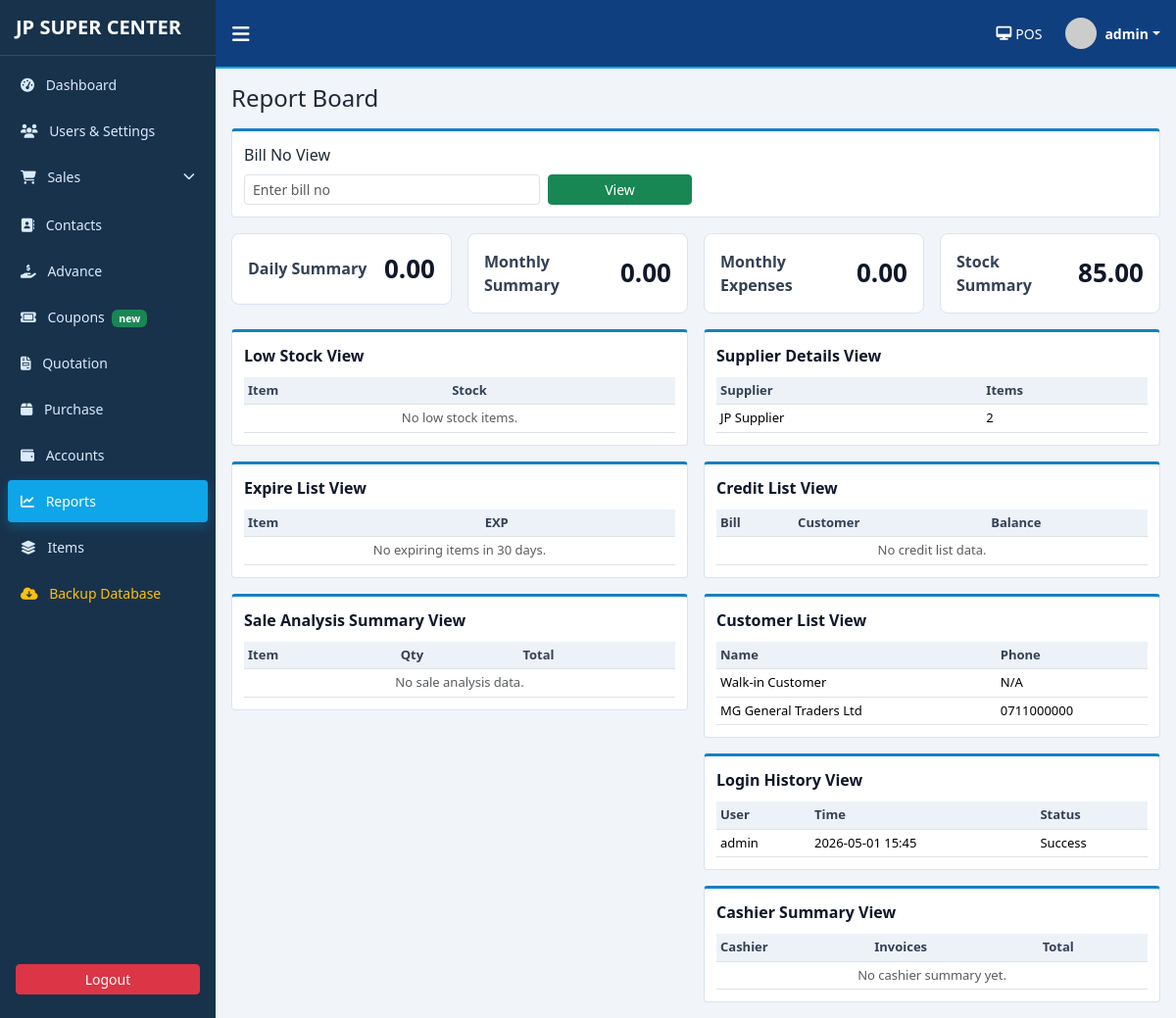
The app's page /reports (signed in), older data.
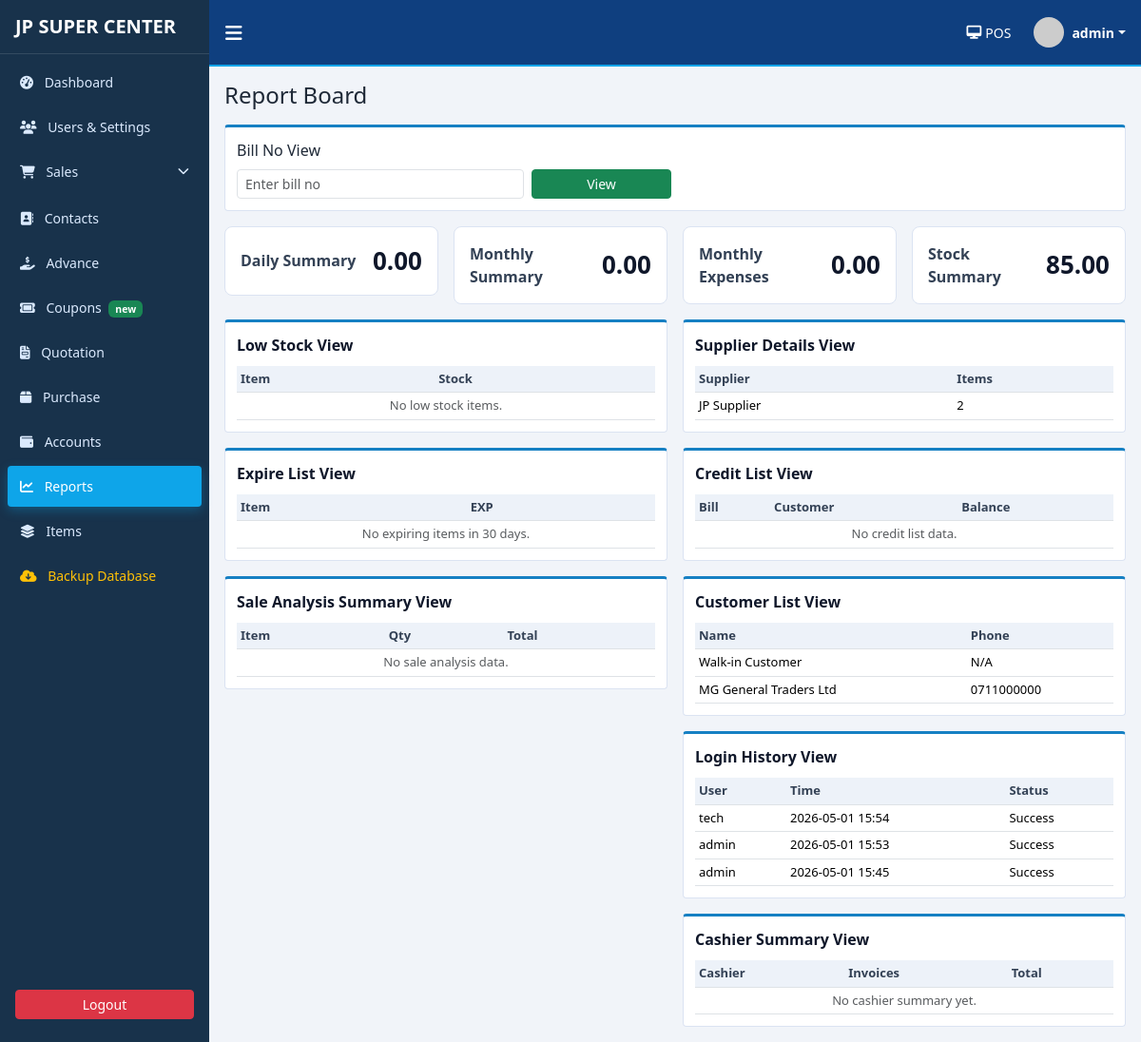
The same page, newer data.
### pos_app/models.py (models this page shows, shortened)
class Item(db.Model):
    __tablename__ = "items"
    id = db.Column(db.Integer, primary_key=True)
    barcode = db.Column(db.String(50), unique=True, nullable=False)
    name = db.Column(db.String(120), nullable=False)
    description = db.Column(db.String(255), nullable=True)
    selling_price = db.Column(db.Numeric(12, 2), default=0, nullable=False)
    current_stock = db.Column(db.Numeric(12, 2), default=0, nullable=False)
    buying_price = db.Column(db.Numeric(12, 2), default=0, nullable=False)
    mfd = db.Column(db.Date, nullable=True)
    exp = db.Column(db.Date, nullable=True)
    date_added = db.Column(db.Date, default=date.today, nullable=False)
    uom = db.Column(db.String(30), default="Unit", nullable=False)
    supplier_name = db.Column(db.String(120), nullable=True)
    supplier_contact = db.Column(db.String(60), nullable=True)
    other_suppliers = db.Column(db.String(255), nullable=True)
    is_active = db.Column(db.Boolean, default=True, nullable=False)
    sale_items = db.relationship("SaleItem", backref="item", lazy=True)

class Customer(db.Model):
    __tablename__ = "customers"
    id = db.Column(db.Integer, primary_key=True)
    barcode = db.Column(db.String(50), unique=True, nullable=False)
    name = db.Column(db.String(120), nullable=False)
    address = db.Column(db.String(255), nullable=True)
    phone = db.Column(db.String(30), nullable=True)
    nic = db.Column(db.String(30), nullable=True)
    friend_name = db.Column(db.String(120), nullable=True)
    friend_phone = db.Column(db.String(30), nullable=True)
    friend_address = db.Column(db.String(255), nullable=True)
    other_details = db.Column(db.Text, nullable=True)
    created_at = db.Column(db.DateTime, default=datetime.utcnow, nullable=False)
    sales = db.relationship("Sale", backref="customer", lazy=True)
    credits = db.relationship("CreditEntry", backref="customer", lazy=True)

class LoginHistory(db.Model):
    __tablename__ = "login_history"
    id = db.Column(db.Integer, primary_key=True)
    user_id = db.Column(db.Integer, db.ForeignKey("users.id"), nullable=False)
    login_time = db.Column(db.DateTime, default=datetime.utcnow, nullable=False)
    success = db.Column(db.Boolean, nullable=False, default=True)

class User(UserMixin, db.Model):
    __tablename__ = "users"
    id = db.Column(db.Integer, primary_key=True)
    username = db.Column(db.String(80), unique=True, nullable=False, index=True)
    password_hash = db.Column(db.String(255), nullable=False)
    role = db.Column(db.String(30), nullable=False, default="Cashier")
    full_name = db.Column(db.String(120), nullable=True)
    is_active_user = db.Column(db.Boolean, default=True, nullable=False)
    created_at = db.Column(db.DateTime, default=datetime.utcnow, nullable=False)
    sales = db.relationship("Sale", backref="cashier", lazy=True)
    login_history = db.relationship("LoginHistory", backref="user", lazy=True)

### pos_app/routes.py (the view)
@main_bp.route("/reports")
@login_required
@role_required("Owner", "Technician")
def reports():
    bill_no = request.args.get("bill_no", "").strip()
    today = date.today()
    month_start = date(today.year, today.month, 1)
    bill_sale = Sale.query.filter_by(bill_no=bill_no).first() if bill_no else None
    daily_sales = (
        db.session.query(func.coalesce(func.sum(Sale.total_amount), 0))
        .filter(func.date(Sale.sale_datetime) == today)
        .scalar()
    )
    monthly_sales = (
        db.session.query(func.coalesce(func.sum(Sale.total_amount), 0))
        .filter(Sale.sale_datetime >= month_start)
        .scalar()
    )
    low_stock_items = Item.query.filter(Item.current_stock <= 5).order_by(Item.current_stock.asc()).all()
    expiring_items = Item.query.filter(
        Item.exp.isnot(None), Item.exp <= (today + timedelta(days=30))
    ).order_by(Item.exp.asc()).all()
    monthly_expenses = (
        db.session.query(func.coalesce(func.sum(Expense.amount), 0))
        .filter(Expense.expense_date >= month_start)
        .scalar()
    )
    stock_summary = db.session.query(func.coalesce(func.sum(Item.current_stock), 0)).scalar() or 0
    sale_analysis = (
        db.session.query(
            SaleItem.description,
            func.coalesce(func.sum(SaleItem.qty - SaleItem.return_qty), 0).label("qty"),
            func.coalesce(func.sum(SaleItem.line_total), 0).label("total"),
        )
        .group_by(SaleItem.description)
        .order_by(func.sum(SaleItem.line_total).desc())
        .limit(10)
        .all()
    )
    supplier_details = (
        db.session.query(Item.supplier_name, func.count(Item.id).label("item_count"))
        .filter(Item.supplier_name.isnot(None), Item.supplier_name != "")
        .group_by(Item.supplier_name)
        .all()
    )
    credit_list = (
        CreditEntry.query.filter(CreditEntry.status != "Paid")
        .order_by(CreditEntry.created_at.desc())
        .all()
    )
    customer_list = Customer.query.order_by(Customer.created_at.desc()).all()
    login_history = LoginHistory.query.order_by(LoginHistory.login_time.desc()).limit(30).all()
    cashier_summary = (
        db.session.query(
            User.username,
            func.coalesce(func.sum(Sale.total_amount), 0).label("total"),
            func.count(Sale.id).label("invoice_count"),
        )
        .join(Sale, Sale.created_by_id == User.id)
        .filter(User.role == "Cashier")
        .group_by(User.username)
        .all()
    )
    return render_template(
        "reports.html",
        bill_sale=bill_sale,
        bill_no=bill_no,
        daily_sales=Decimal(daily_sales or 0),
        monthly_sales=Decimal(monthly_sales or 0),
        low_stock_items=low_stock_items,
        expiring_items=expiring_items,
        monthly_expenses=Decimal(monthly_expenses or 0),
        stock_summary=Decimal(stock_summary or 0),
        sale_analysis=sale_analysis,
        supplier_details=supplier_details,
        credit_list=credit_list,
        customer_list=customer_list,
        login_history=login_history,
        cashier_summary=cashier_summary,
    )

### pos_app/utils.py (called while the page is built)
def to_decimal(value, default="0"):
    try:
        if value is None or value == "":
            return Decimal(default)
        return Decimal(str(value))
    except (InvalidOperation, ValueError):
        return Decimal(default)

def format_money(value):
    amount = to_decimal(value)
    return f"{amount:,.2f}"

def role_required(*roles):
    def decorator(f):
        @wraps(f)
        def decorated_function(*args, **kwargs):
            if not current_user.is_authenticated or current_user.role not in roles:
                flash("You do not have permission to access this page.", "danger")
                return redirect(url_for("main.dashboard"))
            return f(*args, **kwargs)
        return decorated_function
    return decorator

### pos_app/templates/reports.html (shortened to what the changed rows need)
{% extends "base.html" %}
{% block content %}
<div class="row g-3">
    <div class="col-xl-6">
        <div class="panel mb-3">
            <div class="table-responsive">
                <table class="table table-sm table-board">
                    <thead><tr><th>Item</th><th>Stock</th></tr></thead>
                </table>
            </div>
        </div>
        <div class="panel mb-3">
            <div class="table-responsive">
                <table class="table table-sm table-board">
                    <thead><tr><th>Item</th><th>EXP</th></tr></thead>
                </table>
            </div>
        </div>
        <div class="panel">
            <div class="table-responsive">
                <table class="table table-sm table-board">
                    <thead><tr><th>Item</th><th>Qty</th><th>Total</th></tr></thead>
                </table>
            </div>
        </div>
    </div>
    <div class="col-xl-6">
        <div class="panel mb-3">
            <div class="table-responsive">
                <table class="table table-sm table-board">
                    <thead><tr><th>Supplier</th><th>Items</th></tr></thead>
                    <tbody>
                        {% for supplier in supplier_details %}
                            <tr><td>{{ supplier.supplier_name }}</td><td>{{ supplier.item_count }}</td></tr>
                        {% else %}
                            <tr><td colspan="2" class="text-center text-muted">No supplier data.</td></tr>
                        {% endfor %}
                    </tbody>
                </table>
            </div>
        </div>
        <div class="panel mb-3">
            <div class="table-responsive">
                <table class="table table-sm table-board">
                    <thead><tr><th>Bill</th><th>Customer</th><th>Balance</th></tr></thead>
                </table>
            </div>
        </div>
        <div class="panel mb-3">
            <div class="table-responsive">
                <table class="table table-sm table-board">
                    <thead><tr><th>Name</th><th>Phone</th></tr></thead>
                    <tbody>
                        {% for customer in customer_list %}
                            <tr><td>{{ customer.name }}</td><td>{{ customer.phone or '-' }}</td></tr>
                        {% else %}
                            <tr><td colspan="2" class="text-center text-muted">No customers found.</td></tr>
                        {% endfor %}
                    </tbody>
                </table>
            </div>
        </div>
        <div class="panel mb-3">
            <div class="table-responsive">
                <table class="table table-sm table-board">
                    <thead><tr><th>User</th><th>Time</th><th>Status</th></tr></thead>
                    <tbody>
                        {% for log in login_history %}
                            <tr>
                                <td>{{ log.user.username if log.user else '-' }}</td>
                                <td>{{ log.login_time.strftime('%Y-%m-%d %H:%M') }}</td>
                                <td>{{ 'Success' if log.success else 'Failed' }}</td>
                            </tr>
                        {% else %}
                            <tr><td colspan="3" class="text-center text-muted">No login history found.</td></tr>
                        {% endfor %}
                    </tbody>
                </table>
            </div>
        </div>
        <div class="panel">
            <div class="table-responsive">
                <table class="table table-sm table-board">
                    <thead><tr><th>Cashier</th><th>Invoices</th><th>Total</th></tr></thead>
                </table>
            </div>
        </div>
    </div>
</div>
{% endblock %}

Row changes from the older to the newer data that the page shows:
added LoginHistory: user "tech", login_time "2026-05-01 15:54", success "Success"
added LoginHistory: user "admin", login_time "2026-05-01 15:53", success "Success"
